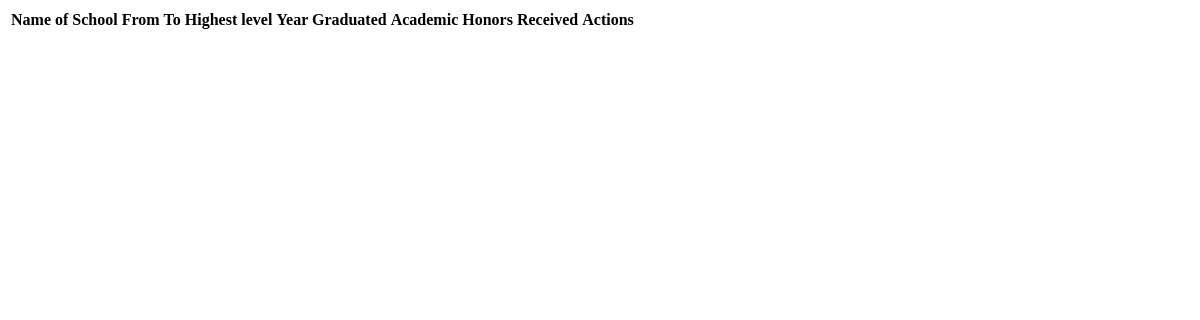
The page /primary-data/ (signed in) on the database as committed earlier.
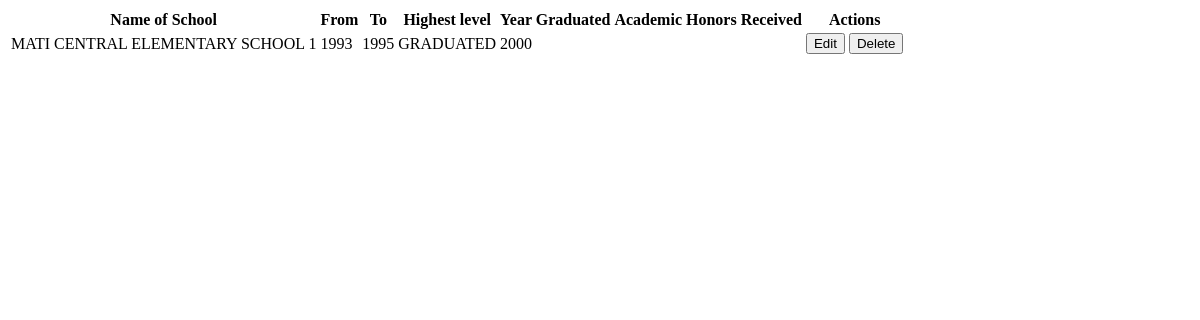
The same page on the database as committed later.
### rma/models.py (models this page shows, shortened)
class Primary(models.Model):
    user = models.ForeignKey(User, on_delete=models.CASCADE)
    school_name = Uppercase('Name of School', max_length=200)
    year_from = Uppercase('From',max_length=4, choices=YEAR_CHOICES)
    year_to = Uppercase('To',max_length=4, choices=YEAR_CHOICES)
    highest_level = Uppercase('Highest Level', max_length=50, choices=ELEMENTARY_LEVEL)
    year_graduated = Uppercase('Year Graduated',max_length=4, choices=YEAR_CHOICES)
    academic_honors = Uppercase('Academic Honors Received', max_length=150, blank=True, null=False)
    class Meta:
        verbose_name_plural = "Primary Education"

### rma/views.py (the view)
# urls.py: path('primary-data/', views.primary_data, name='primary-data'),
@login_required()
def primary_data(request):
    obj_primary = Primary.objects.filter(user_id=request.user)
    return render(request, 'loaded_data/primary_data.html', {'obj_primary':obj_primary})

### templates/loaded_data/primary_data.html
<div class="col-12">
    <table class="table">
        <thead>
            <tr>
                <th scope="col">Name of School</th>
                <th scope="col">From</th>
                <th scope="col">To</th>
                <th scope="col">Highest level</th>
                <th scope="col">Year Graduated</th>
                <th scope="col">Academic Honors Received</th>
                <th scope="col">Actions</th>
            </tr>
        </thead>
        <tbody>
            {% for primary in obj_primary %}
                <tr>
                    <td>{{primary.school_name}}</td>
                    <td>{{primary.year_from}}</td>
                    <td>{{primary.year_to}}</td>
                    <td>{{primary.highest_level}}</td>
                    <td>{{primary.year_graduated}}</td>
                    <td>{{primary.academic_honors}}</td>
                    <td>
                        <button type="button" class="btn btn-primary btn-sm" hx-get="{% url 'primary-edit' primary.id %}" hx-target="#primary-modal-dialog" data-bs-toggle="modal" data-bs-target="#primary-modal">Edit</button>
                        <button type="button" class="btn btn-danger btn-sm" hx-get="{% url 'primary-delete' primary.id %}" hx-target="#delete-modal-dialog" data-bs-toggle="modal" data-bs-target="#delete-modal">Delete</button>
                    </td>
                </tr>
            {% endfor %}
        </tbody>
    </table>
</div>

Rows that differ between the two databases and show on the page:
added Primary: school_name "MATI CENTRAL ELEMENTARY SCHOOL 1", year_from "1993", year_to "1995", highest_level "GRADUATED", year_graduated "2000"
